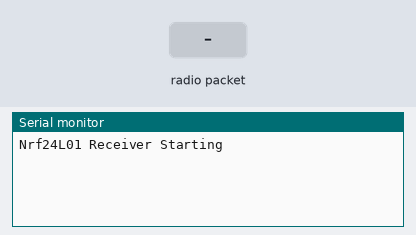
This sketch was run on a simulated Arduino Uno, built with avr-gcc and run on an emulated ATmega328P. Parts: the last lines printed to the serial monitor. Inputs (shaded band) come from the test bench. No radio packets arrive unless stated.

Above: at 1.2 s.
1.3 s: radio packet "1" arrives
At 2.0 s:
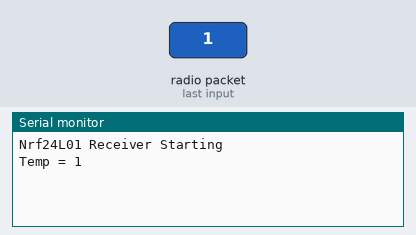
2.8 s: radio packet "0" arrives
At 3.2 s:
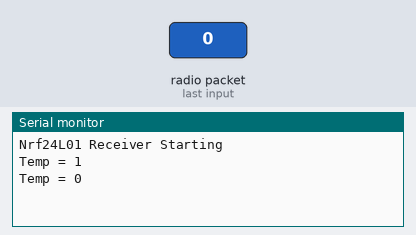
4.3 s: radio packet "2" arrives
At 5.5 s:
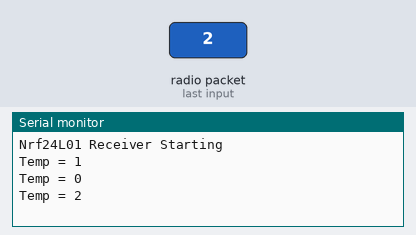

Measured:
- after the input at 1.3 s, the serial monitor: prints a new line at once (image 1)
- after the input at 2.8 s, the serial monitor: prints a new line at once (image 2)
- after the input at 4.3 s, the serial monitor: prints a new line at once (image 3)

The sketch:

nRF_Temp_RX.ino
```cpp
/* YourDuinoStarter Example: nRF24L01 Receive Temperature values

 - WHAT IT DOES: Receives data from another transceiver with
   1 Analog value from a TMP36
   Displays received value on Serial Monitor
 - SEE the comments after "//" on each line below
 - CONNECTIONS: nRF24L01 Modules See:
 http://arduino-info.wikispaces.com/Nrf24L01-2.4GHz-HowTo
   1 - GND
   2 - VCC 3.3V !!! NOT 5V
   3 - CE to Arduino pin 9
   4 - CSN to Arduino pin 10
   5 - SCK to Arduino pin 13
   6 - MOSI to Arduino pin 11
   7 - MISO to Arduino pin 12
   8 - UNUSED
*/

#include <SPI.h>
#include <nRF24L01.h>
#include <RF24.h>

#define CE_PIN   9
#define CSN_PIN 10

// NOTE: the "LL" at the end of the constant is "LongLong" type
const uint64_t pipe = 0xE8E8F0F0E1LL; // Define the transmit pipe


RF24 radio(CE_PIN, CSN_PIN); // Create a Radio

char RecvPayload[31] = "";

void setup()
{
  Serial.begin(9600);
  Serial.println("Nrf24L01 Receiver Starting");
  radio.begin();
  radio.setRetries(15,15);
  radio.openReadingPipe(1,pipe);
  radio.startListening();
}


void loop()
{
  int len = 0;
  if ( radio.available() )
  {
    // Read the data payload until we've received everything
    bool done = false;
    while (!done)
    {
      // Fetch the data payload
      len = radio.getDynamicPayloadSize();
      done = radio.read( &RecvPayload, len );
      RecvPayload[len] = 0;
      Serial.print("Temp = ");
      Serial.println( RecvPayload );
      delay(5);
    }
  }

  RecvPayload[len] = 0;
  RecvPayload[0]=0;

}
```
